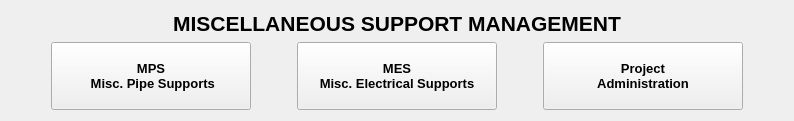
      <widget class="QWidget" name="main_page">
       <layout class="QGridLayout" name="gridLayout">
        <item row="2" column="0">
         <layout class="QHBoxLayout" name="horizontalLayout">
          <item>
           <spacer name="horizontalSpacer_6">
            <property name="orientation">
             <enum>Qt::Horizontal</enum>
            </property>
            <property name="sizeHint" stdset="0">
             <size>
              <width>40</width>
              <height>20</height>
             </size>
            </property>
           </spacer>
          </item>
          <item>
           <widget class="QPushButton" name="main_menu_mps">
            <property name="sizePolicy">
             <sizepolicy hsizetype="Expanding" vsizetype="Fixed">
              <horstretch>0</horstretch>
              <verstretch>0</verstretch>
             </sizepolicy>
            </property>
            <property name="minimumSize">
             <size>
              <width>200</width>
              <height>50</height>
             </size>
            </property>
            <property name="font">
             <font>
              <family>Arial</family>
              <pointsize>10</pointsize>
              <weight>75</weight>
              <bold>true</bold>
             </font>
            </property>
            <property name="text">
             <string>
MPS 
 Misc. Pipe Supports
</string>
            </property>
           </widget>
          </item>
          <item>
           <spacer name="horizontalSpacer_8">
            <property name="orientation">
             <enum>Qt::Horizontal</enum>
            </property>
            <property name="sizeHint" stdset="0">
             <size>
              <width>40</width>
              <height>20</height>
             </size>
            </property>
           </spacer>
          </item>
          <item>
           <widget class="QPushButton" name="main_menu_mes">
            <property name="sizePolicy">
             <sizepolicy hsizetype="Expanding" vsizetype="Fixed">
              <horstretch>0</horstretch>
              <verstretch>0</verstretch>
             </sizepolicy>
            </property>
            <property name="minimumSize">
             <size>
              <width>200</width>
              <height>50</height>
             </size>
            </property>
            <property name="font">
             <font>
              <family>Arial</family>
              <pointsize>10</pointsize>
              <weight>75</weight>
              <bold>true</bold>
             </font>
            </property>
            <property name="text">
             <string>
MES
Misc. Electrical Supports
</string>
            </property>
           </widget>
          </item>
          <item>
           <spacer name="horizontalSpacer_9">
            <property name="orientation">
             <enum>Qt::Horizontal</enum>
            </property>
            <property name="sizeHint" stdset="0">
             <size>
              <width>40</width>
              <height>20</height>
             </size>
            </property>
           </spacer>
          </item>
          <item>
           <widget class="QPushButton" name="main_menu_admin">
            <property name="sizePolicy">
             <sizepolicy hsizetype="Expanding" vsizetype="Fixed">
              <horstretch>0</horstretch>
              <verstretch>0</verstretch>
             </sizepolicy>
            </property>
            <property name="minimumSize">
             <size>
              <width>200</width>
              <height>50</height>
             </size>
            </property>
            <property name="font">
             <font>
              <family>Arial</family>
              <pointsize>10</pointsize>
              <weight>75</weight>
              <bold>true</bold>
             </font>
            </property>
            <property name="text">
             <string>
Project
Administration
</string>
            </property>
           </widget>
          </item>
          <item>
           <spacer name="horizontalSpacer_7">
            <property name="orientation">
             <enum>Qt::Horizontal</enum>
            </property>
            <property name="sizeHint" stdset="0">
             <size>
              <width>40</width>
              <height>20</height>
             </size>
            </property>
           </spacer>
          </item>
         </layout>
        </item>
        <item row="0" column="0">
         <widget class="QLabel" name="main_heading">
          <property name="font">
           <font>
            <pointsize>16</pointsize>
            <weight>75</weight>
            <bold>true</bold>
           </font>
          </property>
          <property name="text">
           <string>MISCELLANEOUS SUPPORT MANAGEMENT</string>
          </property>
          <property name="textFormat">
           <enum>Qt::PlainText</enum>
          </property>
          <property name="scaledContents">
           <bool>false</bool>
          </property>
          <property name="alignment">
           <set>Qt::AlignCenter</set>
          </property>
          <property name="margin">
           <number>-3</number>
          </property>
         </widget>
        </item>
       </layout>
      </widget>
